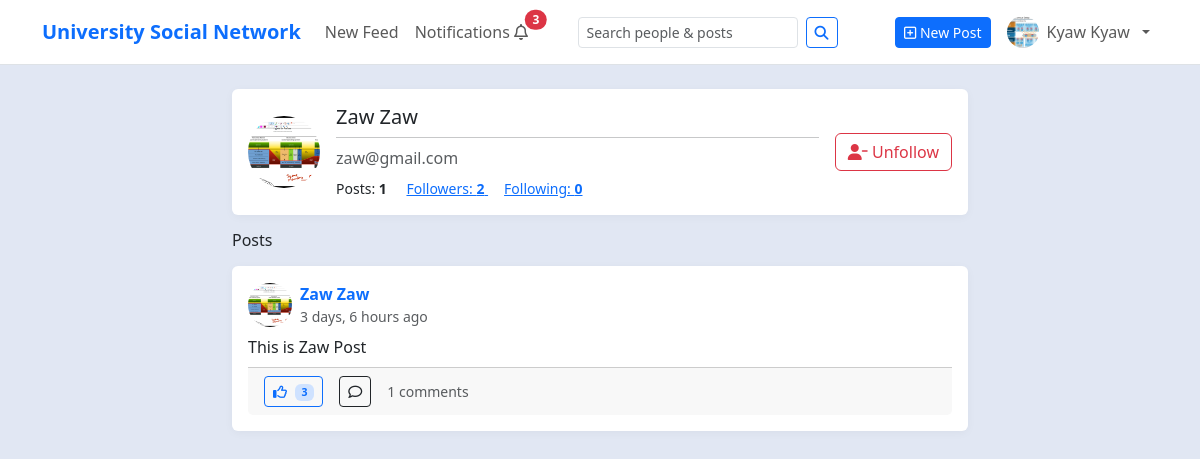
Page /profiles/8/ (signed in) on the earlier database version.
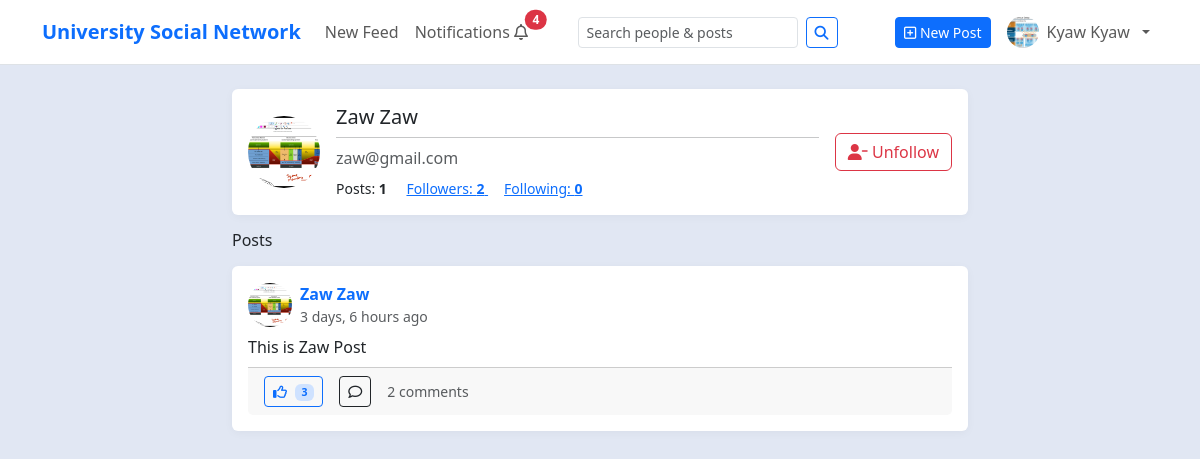
Same page on the later database version.
### myapp/models.py (models this page shows, shortened)
class Post(models.Model):
    author = models.ForeignKey(settings.AUTH_USER_MODEL, on_delete=models.CASCADE, related_name="posts")
    text = models.TextField(blank=True)
    photo = models.ImageField(upload_to='post', blank=True, null=True)
    is_edited = models.BooleanField(default=False)
    created_at = models.DateTimeField(default=timezone.now, db_index=True)
    updated_at = models.DateTimeField(auto_now=True)
    comments_count = models.PositiveIntegerField(default=0)
    likes_count = models.PositiveIntegerField(default=0)
    saves_count = models.PositiveIntegerField(default=0)
    class Meta:
        indexes = [
            models.Index(fields=["-created_at"]),
            models.Index(fields=["author", "-created_at"]),
        ]

class Profile(models.Model):
    MAJOR = [
        ('CST', 'CST'),
        ('CS',  'Computer Science (CS)'),
        ('CT',  'Computer Technology (CT)'),
    ]
    ACADEMIC_YEAR = [
        ('FIRST_YEAR',  'first year'),
        ('SECOND_YEAR', 'Second year'),
        ('THIRD_YEAR',  'Third year'),
        ('FORUTH_YEAR', 'Fourth year'),
        ('FINAL_YEAR',  'Final year'),
    ]
    user = models.OneToOneField(
        settings.AUTH_USER_MODEL,
        on_delete=models.CASCADE,
        related_name="profile",
    )
    full_name = models.CharField(max_length=150, blank=True)
    bio = models.TextField(blank=True)
    major = models.CharField(max_length=15, choices=MAJOR, blank=True, null=True)
    year = models.CharField(max_length=15, choices=ACADEMIC_YEAR, blank=True, null=True)
    roll_no = models.CharField(max_length=15, blank=True, null=True)
    photo = models.ImageField(upload_to='profile', blank=True, null=True)
    phone_no = models.CharField(max_length=15, blank=True, null=True)
    posts_count = models.PositiveIntegerField(default=0)
    followers_count = models.PositiveIntegerField(default=0)
    following_count = models.PositiveIntegerField(default=0)

### myapp/views.py (the view)
# urls.py: path("profiles/<int:user_id>/", views.profile_detail, name="profile-detail"),
@login_required
def profile_detail(request, user_id):
    profile = get_object_or_404(
        Profile.objects.select_related("user"), user_id=user_id
    )
    is_following = Follow.objects.filter(
        follower=request.user, following=profile.user
    ).exists()
    posts = profile.user.posts.all().order_by("-created_at")
    return render(
        request,
        "social/profile_detail.html",
        {"profile": profile, "posts": posts, "is_following": is_following},
    )

### myapp/context_processors.py (called while the page is built)
def unread_notifications_count(request):
    if request.user.is_authenticated:
        c = Notification.objects.filter(recipient=request.user, is_read=False).count()
    else:
        c = 0
    return {'unread_count': c}

### templates/social/profile_detail.html (shortened to what this page needs)
{% extends "social/base.html" %}
{% load static %}
{% block content %}
<div class="row">
  <div class="col-lg-8 mx-auto">
    <div class="card mb-3">
      <div class="card-body d-flex align-items-center gap-3">
        {% if profile.photo %}
          <img
            class="avatar rounded-circle object-fit-cover"
            style="width:72px;height:72px"
            src="{{ profile.photo.url }}"
            alt="{{ profile.full_name|default:profile.user.email }}"
          >
        {% endif %}
        <div class="flex-grow-1">
          <h5 class="mb-1">
            {{ profile.full_name|default:profile.user.email }}
          </h5>
          <hr class="my-2">
          <div class="text-muted">
            {{ profile.user.email }}
          </div>
          <div class="mt-2 small">
            <span class="me-3">Posts: <strong>{{ profile.posts_count }}</strong></span>
            <a class="me-3" href="{% url 'social:followers-list' profile.user.id %}">
              Followers: <strong id="followers-count">{{ profile.followers_count }}</strong>
            </a>
            <a class="me-3" href="{% url 'social:following-list' profile.user.id %}">
              Following: <strong>{{ profile.following_count }}</strong>
            </a>
          </div>
        </div>
        {% if request.user.id != profile.user.id %}
          <button
            id="follow-btn"
            class="btn {% if is_following %}btn-outline-danger{% else %}btn-outline-primary{% endif %}"
            data-user-id="{{ profile.user.id }}"
            data-following="{% if is_following %}1{% else %}0{% endif %}"
            type="button"
          >
            {% if is_following %}
              <i class="fa-solid fa-user-minus"></i> Unfollow
            {% else %}
              <i class="fa-solid fa-user-plus"></i> Follow
            {% endif %}
          </button>
        {% else %}
          <a class="btn btn-outline-primary btn-sm" href="{% url 'social:profile-edit' %}">Edit Profile</a>
        {% endif %}
      </div>
    </div>
    <h6 class="mb-3">Posts</h6>
    {% for post in posts %}
      {% include "social/post_card.html" with post=post %}
    {% empty %}
      <div class="alert alert-light border">No posts yet.</div>
    {% endfor %}
  </div>
</div>
{% endblock %}

### templates/social/nav_bar.html (shortened to what this page needs)
{% load static %}
<nav class="navbar navbar-expand-lg navbar-light bg-white border-bottom sticky-top">
  <div class="container">
    <a class="navbar-brand fw-bold text-primary" href="{% url 'social:feed' %}">
      University Social Network
    </a>
    <div id="nav" class="collapse navbar-collapse">
      <ul class="navbar-nav me-auto">
        <li class="nav-item">
          <a class="nav-link" href="{% url 'social:feed' %}">New Feed</a>
        </li>
        <li class="nav-item">
          <a class="nav-link position-relative" href="{% url 'social:notifications' %}">
            Notifications <i class="fa-regular fa-bell"></i>
            <span id="notif-badge"
                  class="position-absolute start-100 translate-middle badge rounded-pill text-bg-danger {% if not unread_count %}d-none{% endif %}">
              {% if unread_count and unread_count > 0 %}{{ unread_count }}{% endif %}
            </span>
          </a>
        </li>
      </ul>
      <form class="d-flex me-3 my-2 my-lg-0" role="search" action="{% url 'social:search' %}" method="get">
        <input class="form-control form-control-sm me-2"
               type="search"
               name="q"
               placeholder="Search people & posts"
               value="{{ request.GET.q|default:'' }}"
               aria-label="Search">
        <button class="btn btn-sm btn-outline-primary" type="submit">
          <i class="fa-solid fa-magnifying-glass"></i>
        </button>
      </form>
      <ul class="navbar-nav ms-auto align-items-center">
        {% if request.user.is_authenticated %}
          <li class="nav-item me-2 d-none d-lg-block">
            <a class="btn btn-sm btn-primary" href="{% url 'social:post-create' %}">
              <i class="fa-regular fa-square-plus"></i> New Post
            </a>
          </li>
          <li class="nav-item dropdown">
            <a class="nav-link dropdown-toggle d-flex align-items-center gap-2" href="#" role="button"
               data-bs-toggle="dropdown" aria-expanded="false">
              {% if request.user.profile.photo %}
                <img src="{{ request.user.profile.photo.url }}"
                     alt="Avatar"
                     style="width:32px;height:32px;border-radius:50%;object-fit:cover;">
              {% else %}
                <span class="d-inline-flex align-items-center justify-content-center rounded-circle bg-secondary text-white"
                      style="width:32px;height:32px;font-size:14px;">
                  <i class="fa-solid fa-user"></i>
                </span>
              {% endif %}
              <span class="d-none d-sm-inline">
                {% firstof request.user.profile.full_name request.user.email %}
              </span>
            </a>
          </li>
        {% endif %}
      </ul>
    </div>
  </div>
</nav>

### templates/social/post_card.html (shortened to what this page needs)
{% load static %}
<div class="card mb-3" id="post-card-{{ post.id }}">
  <div class="card-body">
    <div class="d-flex align-items-center gap-2 mb-2">
      <img class="avatar"
           src="{% if post.author.profile.photo %}{{ post.author.profile.photo.url }}{% else %}{% static 'default-avatar.png' %}{% endif %}"
           alt="">
      <div>
        <a class="fw-semibold text-decoration-none" href="{% url 'social:profile-detail' post.author.id %}">
          {% with prof=post.author.profile %}
            {% if prof and prof.full_name %}
              {{ prof.full_name }}
            {% else %}
              {{ post.author.email }}
            {% endif %}
          {% endwith %}
        </a>
        <div class="text-muted small">{{ post.created_at|timesince }} ago</div>
      </div>
    </div>
    <a href="{% url 'social:post-detail' post.id %}" class="text-decoration-none text-body">
      {% if post.text %}
        <p class="mb-2">{{ post.text|linebreaksbr }}</p>
      {% endif %}
    </a>
    <div class="card-footer d-flex align-items-center gap-3">
      <button class="btn btn-sm {% if post.is_liked %}btn-primary{% else %}btn-outline-primary{% endif %} like-btn"
              data-id="{{ post.id }}">
        {% if post.is_liked %}
          <i class="fa-solid fa-thumbs-up me-1"></i>
        {% else %}
          <i class="fa-regular fa-thumbs-up me-1"></i>
        {% endif %}
        <span class="badge bg-primary-subtle text-primary" id="like-count-{{ post.id }}">
          {{ post.likes_count }}
        </span>
      </button>
      <a class="btn btn-sm btn-outline-dark" href="{% url 'social:post-detail' post.id %}">
        <i class="fa-regular fa-comment"></i>
      </a>
      <span class="text-muted small">{{ post.comments_count }} comments</span>
    </div>
  </div>
</div>

Differences in the rows shown:
changed Post "This is Zaw Post": comments_count "1" → "2"
Other differences:
{{ unread_count }}: "3" → "4"
